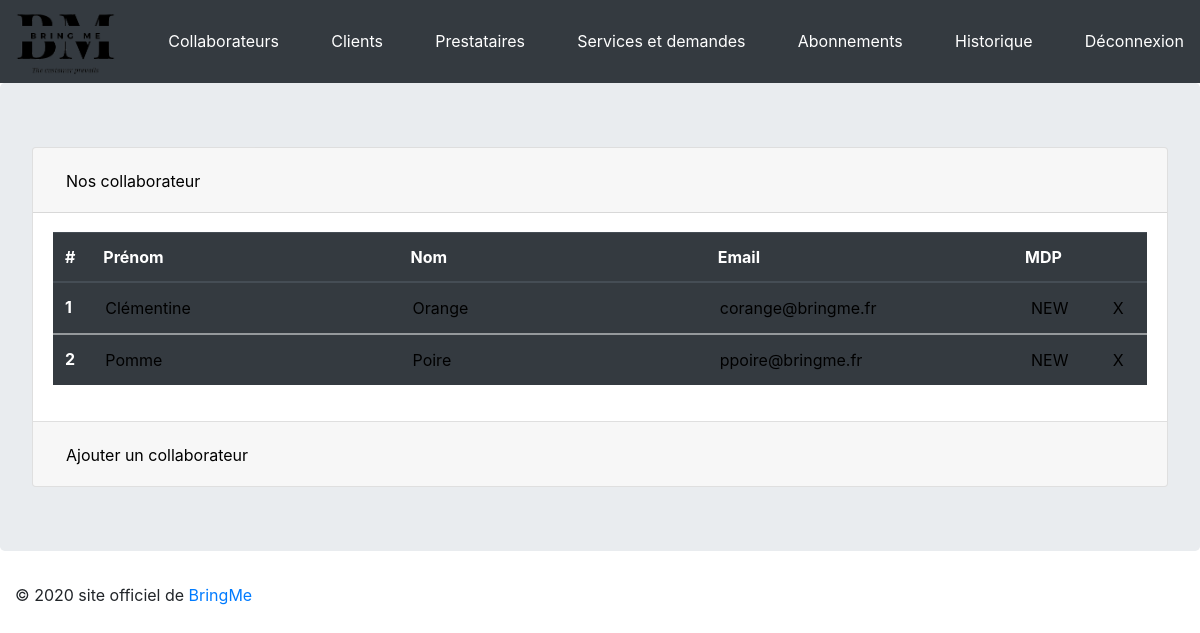
The page /back/employee.php (signed in) on the database its author committed.
### tables this page shows
CREATE TABLE IF NOT EXISTS `EMPLOYEE` (
  `idEmployee` INT NOT NULL AUTO_INCREMENT,
  `employeeFirstName` VARCHAR(45) NOT NULL,
  `employeeLastName` VARCHAR(45) NOT NULL,
  `employeeEmail` VARCHAR(45) NOT NULL,
  `employeePassword` VARCHAR(500) NOT NULL,
  PRIMARY KEY (`idEmployee`));

### back/employee.php (the view, shortened to what this page needs)
<?php include('../include/config.php');
$query = $pdo->prepare('SELECT * FROM EMPLOYEE');
$query->execute();
$resultats = $query->fetchAll();
?>
<!DOCTYPE html>
<html>
<head>
  <link rel="stylesheet" href="../css/bootstrap.min.css">
  <link rel="stylesheet" href="../css/inscription.css">
</head>
<body>
 <?php include('../include/config.php');
 include('../css/linkCss.php');
 include('include/headerBack.php');
 ?>
<div class="jumbotron table-responsive-xl">
  <div class="accordion" id="accordionExample">
    <div class="card">
      <div class="card-header" id="headingOne">
        <h2 class="mb-0">
          <button class=" btn collaborateur " type="button" data-toggle="collapse" data-target="#collapseOne" aria-expanded="true" aria-controls="collapseOne" >
            Nos collaborateur
          </button>
        </h2>
      </div>
      <div id="collapseOne" class="collapse show" aria-labelledby="headingOne" data-parent="#accordionExample">
        <div class="card-body">
          <table class="table table-hover table-dark">
              <thead>
                <tr>
                  <th scope="col">#</th>
                  <th scope="col">Prénom</th>
                  <th scope="col">Nom</th>
                  <th scope="col">Email</th>
                  <th scope="col">MDP</th>
                   <th scope="col"> </th>
                </tr>
              </thead>
              <?php
                  foreach ($resultats as $employee) { ?>
                    <tbody>
                      <tr>
                        <form action="PHP/employeeMAJ.php" method="POST">
                          <th scope="row"><?php echo $employee['idEmployee']; ?></th>
                              <td>
                                <input type="text" name="firstName" value="<?php echo $employee['employeeFirstName']; ?>" readonly>
                              </td>
                              <td>
                                <input type="text"  name="lastName" value="<?php echo $employee['employeeLastName']; ?>" readonly>
                              </td>
                              <td>
                                <input type="text"  name="mail" value="<?php echo $employee['employeeEmail']; ?>" readonly>
                              </td>
                              <td>
                                <input type="submit" name="pwd" class="option" value="NEW">
                             </td>
                              <td>
                                <input type="submit" name="delete" class="option"value="X">
                              </td>
                        </form>
                      </tr>
                    </tbody>
                <?php } ?>
          </table>
        </div>
      </div>
    </div>
    <div class="card">
      <div class="card-header" id="headingTwo">
        <h2 class="mb-0">
          <button class="btn collaborateur collapsed" type="button" data-toggle="collapse" data-target="#collapseTwo" aria-expanded="false" aria-controls="collapseTwo">
            Ajouter un collaborateur
          </button>
        </h2>
      </div>
    </div>
  </div>
</div>
  <?php include('../include/footer.php'); ?>
</body>
</html>

### css/back.css (style rules this page uses)
input { background-color:transparent; border: 0px solid; }
.collaborateur { color: #000; text-decoration: none; }

### rows shown on the page
employee: idEmployee "1", firstName "Clémentine", lastName "Orange", mail "corange@bringme.fr"
employee: idEmployee "2", firstName "Pomme", lastName "Poire", mail "ppoire@bringme.fr"
